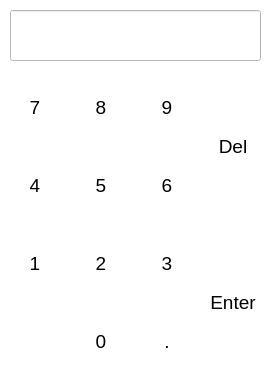
<?xml version="1.0" encoding="UTF-8"?>
<ui version="4.0">
 <class>Dialog</class>
 <widget class="QDialog" name="Dialog">
  <property name="geometry">
   <rect>
    <x>0</x>
    <y>0</y>
    <width>269</width>
    <height>386</height>
   </rect>
  </property>
  <property name="windowTitle">
   <string>Dialog</string>
  </property>
  <property name="styleSheet">
   <string notr="true">background-color: rgb(255,255,255);</string>
  </property>
  <widget class="QWidget" name="gridWidget" native="true">
   <property name="geometry">
    <rect>
     <x>5</x>
     <y>70</y>
     <width>261</width>
     <height>311</height>
    </rect>
   </property>
   <layout class="QGridLayout" name="gridLayout_5">
    <item row="2" column="1">
     <widget class="QPushButton" name="num_2">
      <property name="sizePolicy">
       <sizepolicy hsizetype="Fixed" vsizetype="Fixed">
        <horstretch>0</horstretch>
        <verstretch>0</verstretch>
       </sizepolicy>
      </property>
      <property name="maximumSize">
       <size>
        <width>60</width>
        <height>70</height>
       </size>
      </property>
      <property name="font">
       <font>
        <family>Arial</family>
        <pointsize>14</pointsize>
        <bold>false</bold>
       </font>
      </property>
      <property name="styleSheet">
       <string notr="true">

QPushButton{
background-color: rgbA(3, 86, 161,30);
color: rgb(0, 0, 0);
    border-width: 2px;
    border-radius: 10px;
}

QPushButton:pressed {
background-color: rgbA(3, 86, 161,60);
	color: rgb(0, 0, 0);
    border-width: 2px;
    border-radius: 10px;

}</string>
      </property>
      <property name="text">
       <string>2</string>
      </property>
     </widget>
    </item>
    <item row="2" column="3">
     <widget class="QPushButton" name="num_3">
      <property name="sizePolicy">
       <sizepolicy hsizetype="Fixed" vsizetype="Fixed">
        <horstretch>0</horstretch>
        <verstretch>0</verstretch>
       </sizepolicy>
      </property>
      <property name="maximumSize">
       <size>
        <width>60</width>
        <height>70</height>
       </size>
      </property>
      <property name="font">
       <font>
        <family>Arial</family>
        <pointsize>14</pointsize>
        <bold>false</bold>
       </font>
      </property>
      <property name="styleSheet">
       <string notr="true">

QPushButton{
background-color: rgbA(3, 86, 161,30);
color: rgb(0, 0, 0);
    border-width: 2px;
    border-radius: 10px;
}

QPushButton:pressed {
background-color: rgbA(3, 86, 161,60);
	color: rgb(0, 0, 0);
    border-width: 2px;
    border-radius: 10px;

}</string>
      </property>
      <property name="text">
       <string>3</string>
      </property>
     </widget>
    </item>
    <item row="1" column="1">
     <widget class="QPushButton" name="num_5">
      <property name="sizePolicy">
       <sizepolicy hsizetype="Fixed" vsizetype="Fixed">
        <horstretch>0</horstretch>
        <verstretch>0</verstretch>
       </sizepolicy>
      </property>
      <property name="maximumSize">
       <size>
        <width>60</width>
        <height>70</height>
       </size>
      </property>
      <property name="font">
       <font>
        <family>Arial</family>
        <pointsize>14</pointsize>
        <bold>false</bold>
       </font>
      </property>
      <property name="styleSheet">
       <string notr="true">

QPushButton{
background-color: rgbA(3, 86, 161,30);
color: rgb(0, 0, 0);
    border-width: 2px;
    border-radius: 10px;
}

QPushButton:pressed {
background-color: rgbA(3, 86, 161,60);
	color: rgb(0, 0, 0);
    border-width: 2px;
    border-radius: 10px;

}</string>
      </property>
      <property name="text">
       <string>5</string>
      </property>
     </widget>
    </item>
    <item row="1" column="0">
     <widget class="QPushButton" name="num_4">
      <property name="sizePolicy">
       <sizepolicy hsizetype="Fixed" vsizetype="Fixed">
        <horstretch>0</horstretch>
        <verstretch>0</verstretch>
       </sizepolicy>
      </property>
      <property name="maximumSize">
       <size>
        <width>60</width>
        <height>70</height>
       </size>
      </property>
      <property name="font">
       <font>
        <family>Arial</family>
        <pointsize>14</pointsize>
        <bold>false</bold>
       </font>
      </property>
      <property name="styleSheet">
       <string notr="true">

QPushButton{
background-color: rgbA(3, 86, 161,30);
color: rgb(0, 0, 0);
    border-width: 2px;
    border-radius: 10px;
}

QPushButton:pressed {
background-color: rgbA(3, 86, 161,60);
	color: rgb(0, 0, 0);
    border-width: 2px;
    border-radius: 10px;

}</string>
      </property>
      <property name="text">
       <string>4</string>
      </property>
     </widget>
    </item>
    <item row="0" column="0">
     <widget class="QPushButton" name="num_7">
      <property name="sizePolicy">
       <sizepolicy hsizetype="Fixed" vsizetype="Fixed">
        <horstretch>0</horstretch>
        <verstretch>0</verstretch>
       </sizepolicy>
      </property>
      <property name="maximumSize">
       <size>
        <width>60</width>
        <height>70</height>
       </size>
      </property>
      <property name="font">
       <font>
        <family>Arial</family>
        <pointsize>14</pointsize>
        <bold>false</bold>
       </font>
      </property>
      <property name="styleSheet">
       <string notr="true">

QPushButton{
background-color: rgbA(3, 86, 161,30);
color: rgb(0, 0, 0);
    border-width: 2px;
    border-radius: 10px;
}

QPushButton:pressed {
background-color: rgbA(3, 86, 161,60);
	color: rgb(0, 0, 0);
    border-width: 2px;
    border-radius: 10px;

}</string>
      </property>
      <property name="text">
       <string>7</string>
      </property>
     </widget>
    </item>
    <item row="2" column="0">
     <widget class="QPushButton" name="num_1">
      <property name="sizePolicy">
       <sizepolicy hsizetype="Fixed" vsizetype="Fixed">
        <horstretch>0</horstretch>
        <verstretch>0</verstretch>
       </sizepolicy>
      </property>
      <property name="maximumSize">
       <size>
        <width>60</width>
        <height>70</height>
       </size>
      </property>
      <property name="font">
       <font>
        <family>Arial</family>
        <pointsize>14</pointsize>
        <bold>false</bold>
       </font>
      </property>
      <property name="styleSheet">
       <string notr="true">

QPushButton{
background-color: rgbA(3, 86, 161,30);
color: rgb(0, 0, 0);
    border-width: 2px;
    border-radius: 10px;
}

QPushButton:pressed {
background-color: rgbA(3, 86, 161,60);
	color: rgb(0, 0, 0);
    border-width: 2px;
    border-radius: 10px;

}</string>
      </property>
      <property name="text">
       <string>1</string>
      </property>
     </widget>
    </item>
    <item row="0" column="1">
     <widget class="QPushButton" name="num_8">
      <property name="sizePolicy">
       <sizepolicy hsizetype="Fixed" vsizetype="Fixed">
        <horstretch>0</horstretch>
        <verstretch>0</verstretch>
       </sizepolicy>
      </property>
      <property name="maximumSize">
       <size>
        <width>60</width>
        <height>70</height>
       </size>
      </property>
      <property name="font">
       <font>
        <family>Arial</family>
        <pointsize>14</pointsize>
        <bold>false</bold>
       </font>
      </property>
      <property name="styleSheet">
       <string notr="true">

QPushButton{
background-color: rgbA(3, 86, 161,30);
color: rgb(0, 0, 0);
    border-width: 2px;
    border-radius: 10px;
}

QPushButton:pressed {
background-color: rgbA(3, 86, 161,60);
	color: rgb(0, 0, 0);
    border-width: 2px;
    border-radius: 10px;

}</string>
      </property>
      <property name="text">
       <string>8</string>
      </property>
     </widget>
    </item>
    <item row="0" column="3">
     <widget class="QPushButton" name="num_9">
      <property name="sizePolicy">
       <sizepolicy hsizetype="Fixed" vsizetype="Fixed">
        <horstretch>0</horstretch>
        <verstretch>0</verstretch>
       </sizepolicy>
      </property>
      <property name="maximumSize">
       <size>
        <width>60</width>
        <height>70</height>
       </size>
      </property>
      <property name="font">
       <font>
        <family>Arial</family>
        <pointsize>14</pointsize>
        <bold>false</bold>
       </font>
      </property>
      <property name="styleSheet">
       <string notr="true">

QPushButton{
background-color: rgbA(3, 86, 161,30);
color: rgb(0, 0, 0);
    border-width: 2px;
    border-radius: 10px;
}

QPushButton:pressed {
background-color: rgbA(3, 86, 161,60);
	color: rgb(0, 0, 0);
    border-width: 2px;
    border-radius: 10px;

}</string>
      </property>
      <property name="text">
       <string>9</string>
      </property>
     </widget>
    </item>
    <item row="3" column="3">
     <widget class="QPushButton" name="num_dot">
      <property name="sizePolicy">
       <sizepolicy hsizetype="Fixed" vsizetype="Fixed">
        <horstretch>0</horstretch>
        <verstretch>0</verstretch>
       </sizepolicy>
      </property>
      <property name="maximumSize">
       <size>
        <width>60</width>
        <height>70</height>
       </size>
      </property>
      <property name="font">
       <font>
        <family>Arial</family>
        <pointsize>14</pointsize>
        <bold>false</bold>
       </font>
      </property>
      <property name="styleSheet">
       <string notr="true">

QPushButton{
background-color: rgbA(3, 86, 161,30);
color: rgb(0, 0, 0);
    border-width: 2px;
    border-radius: 10px;
}

QPushButton:pressed {
background-color: rgbA(3, 86, 161,60);
	color: rgb(0, 0, 0);
    border-width: 2px;
    border-radius: 10px;

}</string>
      </property>
      <property name="text">
       <string>.</string>
      </property>
     </widget>
    </item>
    <item row="3" column="1">
     <widget class="QPushButton" name="num_0">
      <property name="sizePolicy">
       <sizepolicy hsizetype="Fixed" vsizetype="Fixed">
        <horstretch>0</horstretch>
        <verstretch>0</verstretch>
       </sizepolicy>
      </property>
      <property name="maximumSize">
       <size>
        <width>60</width>
        <height>70</height>
       </size>
      </property>
      <property name="font">
       <font>
        <family>Arial</family>
        <pointsize>14</pointsize>
        <bold>false</bold>
       </font>
      </property>
      <property name="styleSheet">
       <string notr="true">

QPushButton{
background-color: rgbA(3, 86, 161,30);
color: rgb(0, 0, 0);
    border-width: 2px;
    border-radius: 10px;
}

QPushButton:pressed {
background-color: rgbA(3, 86, 161,60);
	color: rgb(0, 0, 0);
    border-width: 2px;
    border-radius: 10px;

}</string>
      </property>
      <property name="text">
       <string>0</string>
      </property>
     </widget>
    </item>
    <item row="1" column="3">
     <widget class="QPushButton" name="num_6">
      <property name="sizePolicy">
       <sizepolicy hsizetype="Fixed" vsizetype="Fixed">
        <horstretch>0</horstretch>
        <verstretch>0</verstretch>
       </sizepolicy>
      </property>
      <property name="maximumSize">
       <size>
        <width>60</width>
        <height>70</height>
       </size>
      </property>
      <property name="font">
       <font>
        <family>Arial</family>
        <pointsize>14</pointsize>
        <bold>false</bold>
       </font>
      </property>
      <property name="styleSheet">
       <string notr="true">

QPushButton{
color: rgb(3, 86, 161);

}
QPushButton:pressed {

	color: rgb(0, 0, 0);

}

QPushButton{
background-color: rgbA(3, 86, 161,30);
color: rgb(0, 0, 0);
    border-width: 2px;
    border-radius: 10px;
}

QPushButton:pressed {
background-color: rgbA(3, 86, 161,60);
	color: rgb(0, 0, 0);
    border-width: 2px;
    border-radius: 10px;

}</string>
      </property>
      <property name="text">
       <string>6</string>
      </property>
     </widget>
    </item>
    <item row="0" column="4" rowspan="2">
     <widget class="QPushButton" name="num_del">
      <property name="enabled">
       <bool>true</bool>
      </property>
      <property name="sizePolicy">
       <sizepolicy hsizetype="Fixed" vsizetype="Fixed">
        <horstretch>0</horstretch>
        <verstretch>0</verstretch>
       </sizepolicy>
      </property>
      <property name="maximumSize">
       <size>
        <width>60</width>
        <height>150</height>
       </size>
      </property>
      <property name="font">
       <font>
        <family>Arial</family>
        <pointsize>14</pointsize>
        <bold>false</bold>
       </font>
      </property>
      <property name="styleSheet">
       <string notr="true">QPushButton{
background-color: rgbA(3, 86, 161,30);
color: rgb(0, 0, 0);
    border-width: 2px;
    border-radius: 10px;
}

QPushButton:pressed {
background-color: rgbA(3, 86, 161,60);
	color: rgb(0, 0, 0);
    border-width: 2px;
    border-radius: 10px;

}</string>
      </property>
      <property name="text">
       <string>Del</string>
      </property>
     </widget>
    </item>
    <item row="2" column="4" rowspan="2">
     <widget class="QPushButton" name="num_enter">
      <property name="sizePolicy">
       <sizepolicy hsizetype="Fixed" vsizetype="Fixed">
        <horstretch>0</horstretch>
        <verstretch>0</verstretch>
       </sizepolicy>
      </property>
      <property name="maximumSize">
       <size>
        <width>60</width>
        <height>150</height>
       </size>
      </property>
      <property name="font">
       <font>
        <family>Arial</family>
        <pointsize>14</pointsize>
        <bold>false</bold>
       </font>
      </property>
      <property name="styleSheet">
       <string notr="true">QPushButton{
background-color: rgbA(3, 86, 161,30);
color: rgb(0, 0, 0);
    border-width: 2px;
    border-radius: 10px;
}

QPushButton:pressed {
background-color: rgbA(3, 86, 161,60);
	color: rgb(0, 0, 0);
    border-width: 2px;
    border-radius: 10px;

}</string>
      </property>
      <property name="text">
       <string>Enter</string>
      </property>
     </widget>
    </item>
   </layout>
  </widget>
  <widget class="QLineEdit" name="keypad_val">
   <property name="geometry">
    <rect>
     <x>10</x>
     <y>10</y>
     <width>251</width>
     <height>51</height>
    </rect>
   </property>
   <property name="font">
    <font>
     <family>Arial</family>
     <pointsize>11</pointsize>
     <bold>true</bold>
    </font>
   </property>
   <property name="styleSheet">
    <string notr="true"/>
   </property>
   <property name="text">
    <string/>
   </property>
  </widget>
 </widget>
 <resources/>
 <connections/>
</ui>
